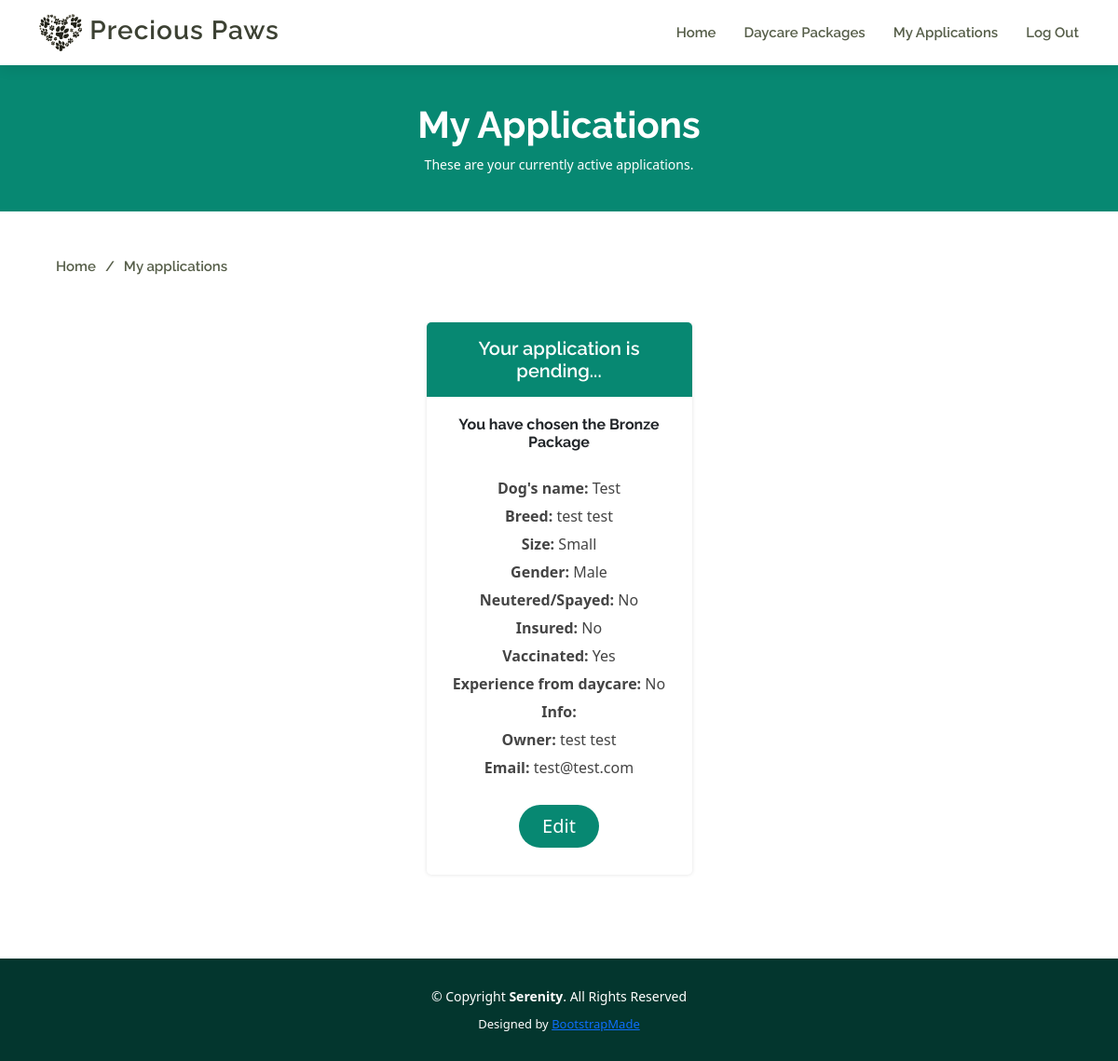
Page /my_applications/ (signed in) on the earlier database version.
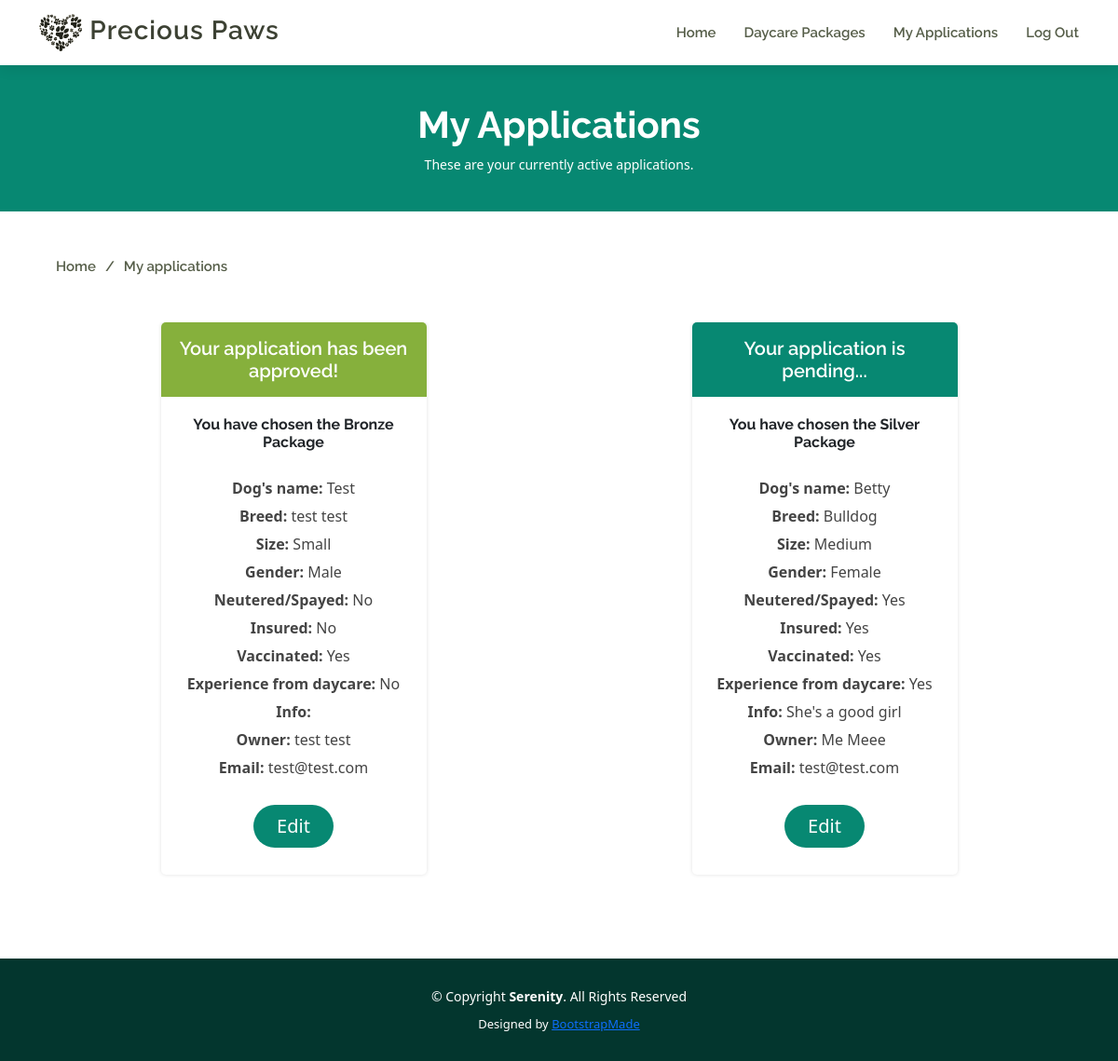
Same page on the later database version.
### daycare/models.py (models this page shows, shortened)
class Application(models.Model):
    PACKAGE = [
        (None, 'Pick a choice'),
        ('Iron', 'Iron Package'),
        ('Bronze', 'Bronze Package'),
        ('Silver', 'Silver Package'),
        ('Gold', 'Gold Package')
    ]
    STATUS = [
        (0, 'Pending'),
        (1, 'Approved'),
        (3, 'Rejected')
    ]
    WEIGHT_CHOICES = [
        (None, 'Pick a choice'),
        ('Mini', 'Mini (< 2 kg)'),
        ('Small', 'Small (2-8 kg)'),
        ('Medium', 'Medium (8-15 kg)'),
        ('Large', 'Large (> 15 kg)')
    ]
    HEIGHT_CHOICES = [
        (None, 'Pick a choice'),
        ('Mini', 'Mini (< 25 cm)'),
        ('Small', 'Small (25-36 cm)'),
        ('Medium', 'Medium (36-45 cm)'),
        ('Large', 'Large (> 45 cm)')
    ]
    GENDER_CHOICES = [
        (None, 'Pick a choice'),
        ('Male', 'Male'),
        ('Female', 'Female')
    ]
    dog_name = models.CharField(max_length=200, blank=False)
    author = models.CharField(max_length=80)
    created_on = models.DateTimeField(auto_now_add=True)
    status = models.IntegerField(choices=STATUS, default=0)
    package = models.CharField(
        max_length=10,
        choices=PACKAGE,
        default=None
        )
    breed = models.CharField(max_length=200, blank=False, default='')
    weight = models.CharField(
        max_length=10,
        choices=WEIGHT_CHOICES,
        default=None
        )
    height = models.CharField(
        max_length=10,
        choices=HEIGHT_CHOICES,
        default=None
        )
    gender = models.CharField(
        max_length=10,
        choices=GENDER_CHOICES,
        default=None
        )
    neutered = models.BooleanField(default=False)
    insured = models.BooleanField(default=False)
    vaccinated = models.BooleanField(default=False)
    experience = models.BooleanField(default=False)
    info = models.TextField(blank=True)
    owner_first_name = models.CharField(max_length=200, blank=False)
    owner_last_name = models.CharField(max_length=200, blank=False)
    email = models.EmailField(blank=False)
    class Meta:
        ordering = ['created_on']

### daycare/views.py (the view)
# urls.py: path('my_applications/', views.MyApplications.as_view(), name='my_applications'),
class MyApplications(generic.ListView):
    def get(self, request, *args, **kwargs):
        apps = Application.objects.filter(author=request.user.username)
        return render(
            request,
            'view_application.html',
            {'apps': (apps)}
        )

### templates/view_application.html (shortened to what this page needs)
{% extends "base.html" %}
{% block content %}
<main id="main">
    <section id="breadcrumbs" class="breadcrumbs">
        <div class="breadcrumb-hero">
            <div class="container">
                <div class="breadcrumb-hero">
                    <h1><strong>My Applications</strong></h1>
                    <p>These are your currently active applications.</p>
                </div>
            </div>
        </div>
        <div class="container navbar">
            <ol>
                <li><a href="{% url 'home' %}">Home</a></li>
                <li class="crumb">My applications</li>
            </ol>
        </div>
    </section>
    <section>
        <div class="container">
            <div class="row">
                {% if user.is_authenticated %}
                {% for app in apps %}
                <div class="col-lg-3 col-md-6 container-sm text-center status-box">
                    {% if app.status == 0 %}
                    <div>
                        <h4 class="p-3 pending">Your application is pending...</h4>
                    </div>
                    {% endif %}
                    {% if app.status == 1 %}
                    <div>
                        <h4 class="p-3 approved">Your application has been approved!</h4>
                    </div>
                    {% endif %}
                    <h6><strong>You have chosen the {{ app.package }} Package</strong></h6>
                    <ul class="app_list">
                        <li><strong>Dog's name:</strong> {{ app.dog_name }}</li>
                        <li><strong>Breed:</strong> {{ app.breed }}</li>
                        <li><strong>Size:</strong> {{ app.height }}</li>
                        <li><strong>Gender:</strong> {{ app.gender }}</li>
                        {% if app.neutered %}
                        <li><strong>Neutered/Spayed:</strong> Yes</li>
                        {% else %}
                        <li><strong>Neutered/Spayed:</strong> No</li>
                        {% endif %}
                        {% if app.insured %}
                        <li><strong>Insured:</strong> Yes</li>
                        {% else %}
                        <li><strong>Insured:</strong> No</li>
                        {% endif %}
                        {% if app.vaccinated %}
                        <li><strong>Vaccinated:</strong> Yes</li>
                        {% else %}
                        <li><strong>Vaccinated:</strong> No</li>
                        {% endif %}
                        {% if app.experience %}
                        <li><strong>Experience from daycare:</strong> Yes</li>
                        {% else %}
                        <li><strong>Experience from daycare:</strong> No</li>
                        {% endif %}
                        <li><strong>Info:</strong> {{ app.info }}</li>
                        <li><strong>Owner:</strong> {{ app.owner_first_name }} {{ app.owner_last_name }}</li>
                        <li><strong>Email:</strong> {{ app.email }}</li>
                    </ul>
                    <a href="{% url 'edit_application' app.pk%}" class="btn btn-signup btn-lg"><button>Edit</button></a>
                </div>
                {% endfor %}
                {% else %}
                <div class="col mb-5 min-vh-100">
                    <h2 class="text-center">You need to be logged in to apply for daycare</h2>
                </div>
                {% endif %}
            </div>
        </div>
    </section>
</main>
{% endblock %}

Differences in the rows shown:
changed Application "Bronze": status "Your application is pending..." → "Your application has been approved!"
added Application: status "Your application is pending...", package "Silver", dog_name "Betty", breed "Bulldog", height "Medium", gender "Female", shows "Neutered/Spayed:", neutered "Yes", shows "Insured:", insured "Yes", shows "Vaccinated:", vaccinated "Yes", shows "Experience from daycare:", experience "Yes", info "She's a good girl", owner_first_name "Me", owner_last_name "Meee", email "test@test.com"
